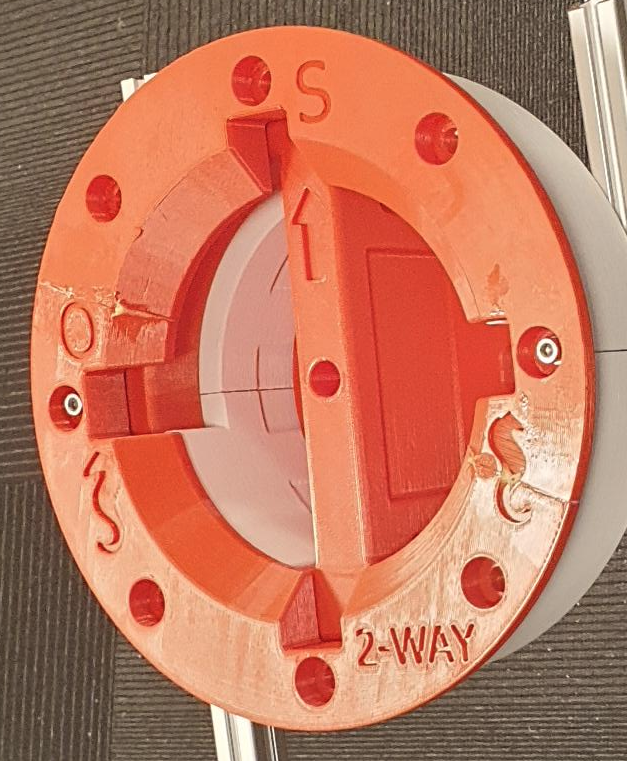
#> input picture sift_feature_detection/data/sift_images/valve_hd/cropped_valve2.png, 627 x 761 px, found by its file name
$ python gaussian.py
#> lines starting #> are read from the running program, lines starting #| are printed output that depends on the picture
#> further down, I_rgb is the input picture: shape (761, 627, 3); mean B, G, R 94.8, 120.1, 192
import numpy as np
import matplotlib.pyplot as plt

import cv2 as cv


def rgb_to_gray(I):
    """
    Converts a HxWx3 RGB image to a HxW grayscale image.

    """
    R = I[:, :, 0]
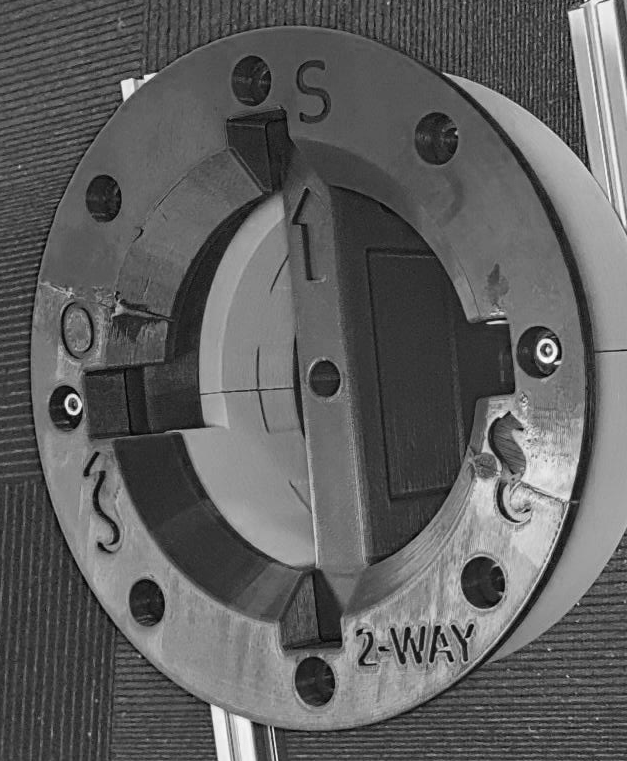
#> R: shape (761, 627) float64; min 0, max 1, mean 0.372
    G = I[:, :, 1]
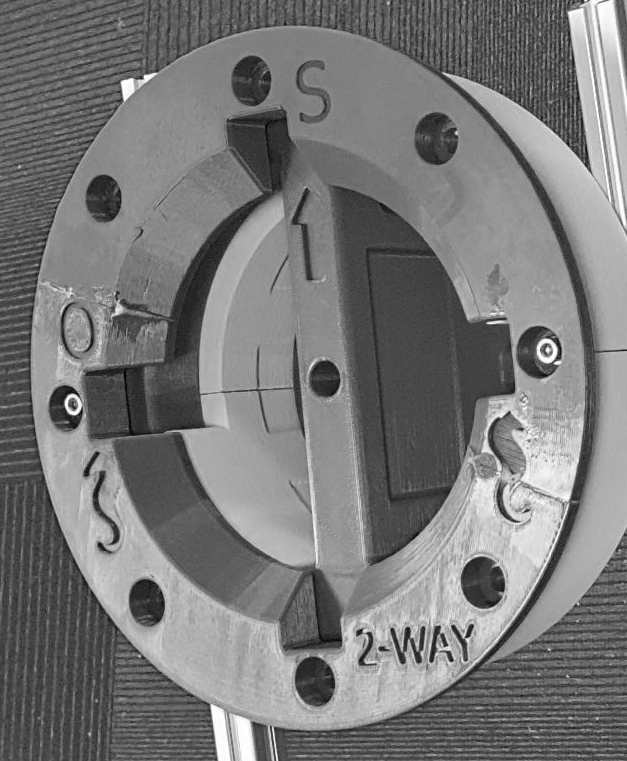
#> G: shape (761, 627) float64; min 0, max 1, mean 0.471
    B = I[:, :, 2]
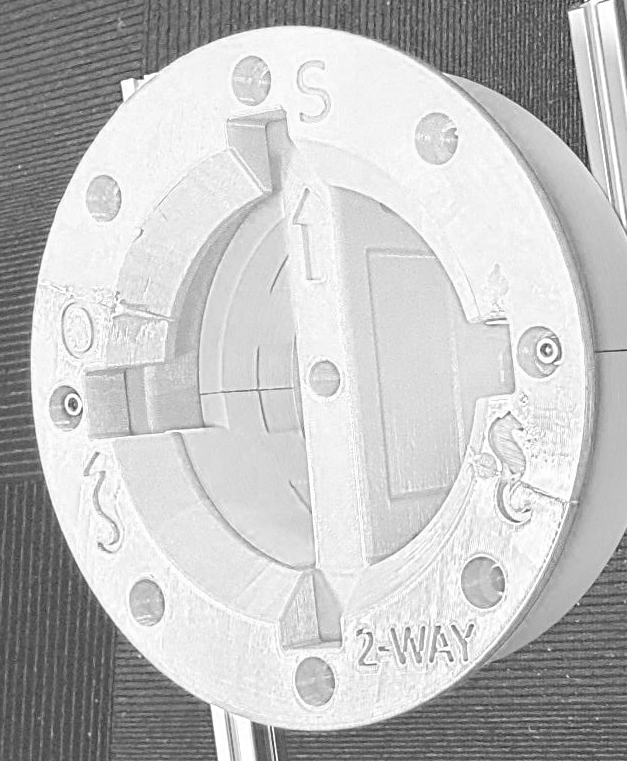
#> B: shape (761, 627) float64; min 0.0824, max 1, mean 0.753
    return (R + G + B) / 3.0
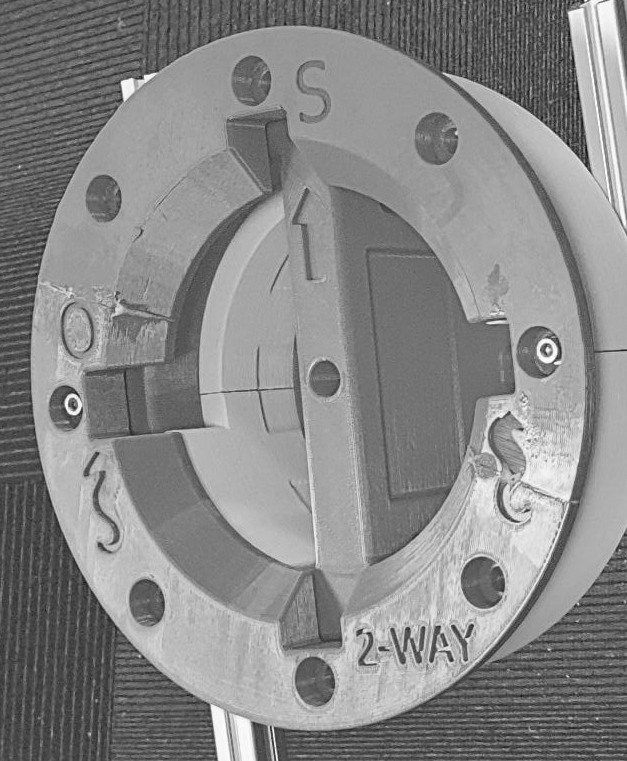
#> returned value: shape (761, 627) float64; min 0.0275, max 1, mean 0.532


def gaussian(I, sigma):
    """
    Applies a 2-D Gaussian blur with standard deviation sigma to
    a grayscale image I.
    """
#> called with sigma = 5

    # Generate the 1-D Gaussian filter kernel
    h = int(np.ceil(3 * sigma))
    x = np.linspace(-h, +h, 2 * h + 1)
    g = np.exp(-x**2 / (2 * sigma**2)) / np.sqrt(2 * np.pi * sigma**2)

    # Filter the image (using the fact that the Gaussian is separable)
    Ig = np.zeros_like(I)
    for row in range(I.shape[0]):
        Ig[row, :] = np.convolve(I[row, :], g, mode='same')
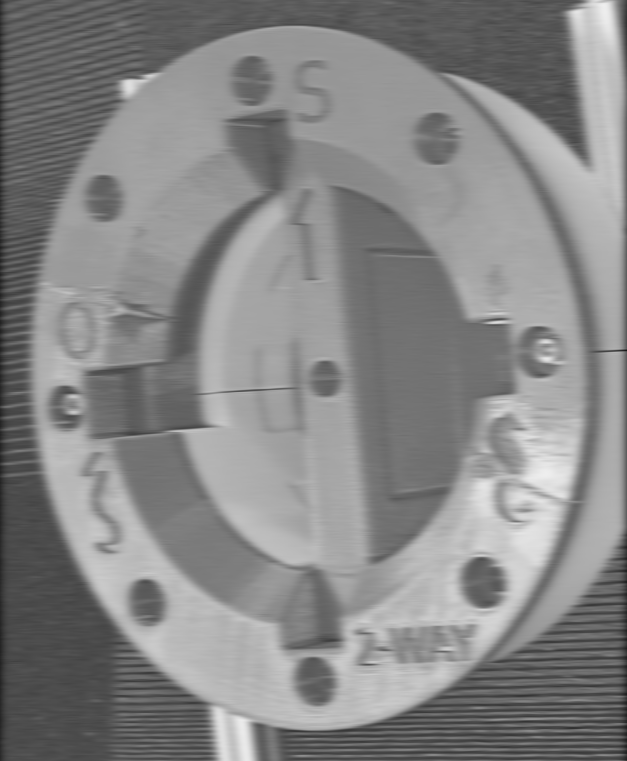
#> Ig: shape (761, 627) float64; min 0.0835, max 0.937, mean 0.528
    for col in range(I.shape[1]):
        Ig[:, col] = np.convolve(Ig[:, col], g, mode='same')
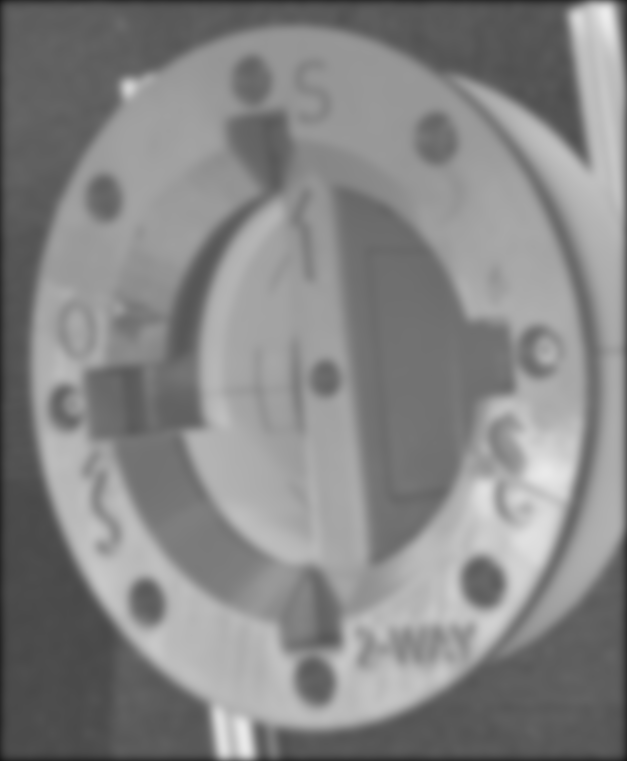
#> Ig: shape (761, 627) float64; min 0.0929, max 0.923, mean 0.525
    return Ig


threshold = 0.02
sigma = 5
filename = '/home/beng/projects/vortex/cv_ws/src/Vortex-CV/sift_feature_detection/data/sift_images/valve_hd/cropped_valve2.png'

I_rgb = cv.imread(filename)
I_rgb = I_rgb / 255.0
I_gray = rgb_to_gray(I_rgb)
I_blur = gaussian(I_gray, sigma)

I_blur = I_blur * 255

cv.imwrite(
    '/home/beng/projects/vortex/cv_ws/src/Vortex-CV/sift_feature_detection/data/sift_images/valve/cropped_valve2_blur.png',
    I_blur)
# plt.imshow(I_blur, cmap="gray")
# # plt.savefig("g-man_blur.png")
# plt.savefig('/home/beng/projects/vortex/cv_ws/src/Vortex-CV/sift_feature_detection/data/sift_images/valve/cropped_valve_blur.png',
#             bbox_inches='tight',
#             transparent=True,
#             pad_inches=0)  #TODO Needs to remove axis as well
# plt.show
